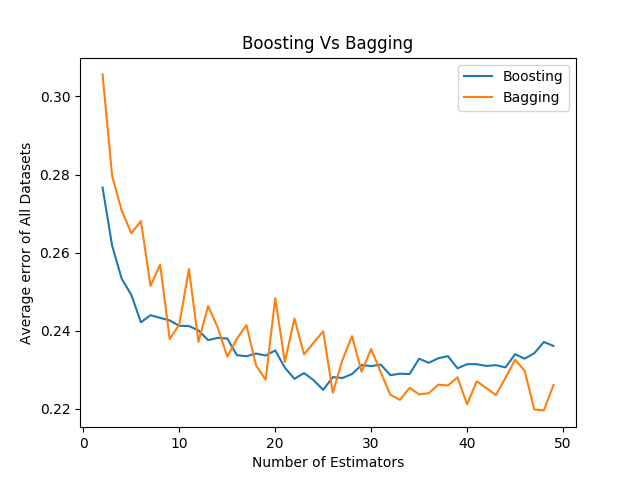

Source code (Python):
from sklearn.ensemble  import BaggingClassifier
from sklearn.neighbors import KNeighborsClassifier
from sklearn.tree import DecisionTreeClassifier

from sklearn.ensemble import AdaBoostClassifier
from sklearn.model_selection import cross_val_score

import pandas as pd
import pylab
import numpy as np
import re

def bagging( x, y,  n_estimators ):
	bagger = BaggingClassifier( DecisionTreeClassifier(max_depth=20, min_samples_leaf=1), n_estimators=n_estimators, max_samples=0.5, max_features=0.5)
	return bagger

	
def boosting( x, y, n_estimators ):
	booster = AdaBoostClassifier( n_estimators=n_estimators, learning_rate=0.1 )
	booster.fit( x, y)
	return booster

class TrainData:
	"""A convenient way to grab data without saving them to disk."""
	urls = (
		"https://raw.githubusercontent.com/gditzler/UA-ECE-523-Sp2018/master/data/thyroid_train.csv", 
		"https://github.com/gditzler/UA-ECE-523-Sp2018/raw/master/data/echocardiogram_train.csv", 
		"https://github.com/gditzler/UA-ECE-523-Sp2018/raw/master/data/breast-cancer_train.csv", 
		"https://github.com/gditzler/UA-ECE-523-Sp2018/raw/master/data/congressional-voting_train.csv", 
		"https://github.com/gditzler/UA-ECE-523-Sp2018/raw/master/data/conn-bench-sonar-mines-rocks_train.csv", 
		"https://github.com/gditzler/UA-ECE-523-Sp2018/raw/master/data/cylinder-bands_train.csv", 
		"https://github.com/gditzler/UA-ECE-523-Sp2018/raw/master/data/echocardiogram_train.csv", 
		"https://github.com/gditzler/UA-ECE-523-Sp2018/raw/master/data/haberman-survival_train.csv", 
		"https://raw.githubusercontent.com/gditzler/UA-ECE-523-Sp2018/master/data/hayes-roth_train.csv", 
		"https://raw.githubusercontent.com/gditzler/UA-ECE-523-Sp2018/master/data/heart-hungarian_train.csv", 
		"https://raw.githubusercontent.com/gditzler/UA-ECE-523-Sp2018/master/data/hill-valley_train.csv", 
		"https://raw.githubusercontent.com/gditzler/UA-ECE-523-Sp2018/master/data/horse-colic_train.csv", 
		"https://raw.githubusercontent.com/gditzler/UA-ECE-523-Sp2018/master/data/ionosphere_train.csv", 
		"https://raw.githubusercontent.com/gditzler/UA-ECE-523-Sp2018/master/data/image-segmentation_train.csv", 
		"https://raw.githubusercontent.com/gditzler/UA-ECE-523-Sp2018/master/data/mammographic_train.csv", 
		"https://raw.githubusercontent.com/gditzler/UA-ECE-523-Sp2018/master/data/monks-1_train.csv", 
	)
	cache =  None
	def __getitem__( self, key ):
		if self.cache is None:
			self.cache = {}
			
		if key in self.cache:
			data = self.cache[key][:]

		else:
			data = pd.read_csv( self.urls[key], header=None ).as_matrix()
			self.cache[key] = data[:]
			

		return data

	def __iter__(self):
		for ii in range( len( self.urls ) ):
			yield self.__getitem__(ii)


	def __call__( self ):
		"""Cache the data"""
		for data in self.__iter__():
			pass
		
	def xy( self, key ):
		data = self.__getitem__( key )
		x, y = data[:, :-1], data[:, -1]
		return x, y

	def __len__(self):
		return len(self.urls)


class TestData( TrainData ):
	"In case we want the test data"
	def __init__( self ):
		self.urls = [ url.replace("_train", "_test") for url in self.urls ]



	
	

def classify( traindata=None, testdata=None, classifier_name='bagging' ):

	"""Most of the work is done here...

		This funciton Fits ensemble classifiers for 15 different data sets
		defined in traindata. The number of classifiers
		is set by range_estimators (2 to 50). I Use cross_val_score
		to score the data and then average the score for each
		n_estimators. You should end up with a dataframe
		indexed by n_estimators with one column--'err'. 

		Enjoy!
	"""

	if traindata is None:
		traindata = TrainData()
	if testdata is None:
		testdata = TestData()

	#we only want to do one of two things
	assert( classifier_name  in ['bagging', 'boosting'] )
	
	
	if classifier_name == 'bagging':
		clf_funct = bagging
	else:
		clf_funct = boosting
	
	#initialize the output dataframe
	output = pd.DataFrame(columns=('dataset', 'n_estimators', 'err') )
	
	#how many estimators
	range_estimators = range( 2, 50)
	counter = 0

	
	for ii in range( len( traindata ) ):
	#iterate through 15 datasets

		for n_estimators in range_estimators:
		#iterated throught n_estimators

			x, y = traindata.xy( ii )
			#setup the classifier
			clf = clf_funct( x, y, n_estimators )
			
			#score it. 
			scores = cross_val_score( clf, x, y  )
			#grab the err
			err = 1-scores.mean()
			
			#populate the output dataframe
			output.loc[counter] = ( traindata.urls[ii].split('/')[-1], n_estimators, err )
			counter+=1

	#Too much to plot each dataset. Lets average there err together. 
	avg_output = pd.DataFrame(columns=( 'err', ), index=range_estimators )
	for n_estimators in range_estimators:
		avg_output.loc[n_estimators] = output[output.n_estimators==n_estimators].err.mean()

	return avg_output
	

	
	
def main(df=None):
	""" Call classifier and plot the result or if df is not none
		plot the df. """

	#train and score the ensemble. 
	if df == None:
		df=pd.DataFrame( columns=('boosting', 'bagging') )
	
		for method in ("bagging", 'boosting'):
			df[method]=classify(classifier_name=method).err
	else:
		df=pd.read_pickle(df)


	#plot the data. 
	fig=pylab.figure()
	ax = fig.add_subplot(111)
	ax.set_title("Boosting Vs Bagging")
	ax.set_xlabel("Number of Estimators")
	ax.set_ylabel("Average error of All Datasets")
	ax.plot(df.boosting, label='Boosting')
	ax.plot(df.bagging, label='Bagging')
	
	ax.legend()
	pylab.savefig("ensembles.png")
	df.to_pickle('ensembles.pkl')
	return df	
	
		
	

